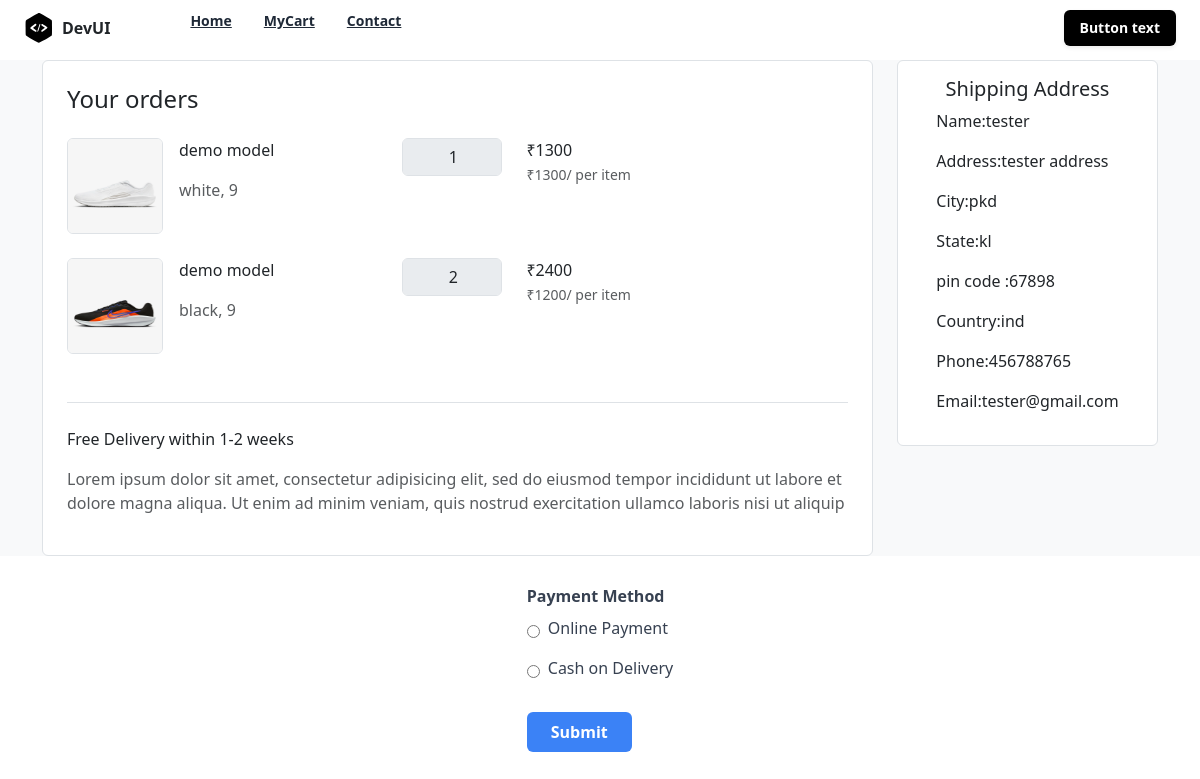
The app's page /checkout/ (signed in), older data.
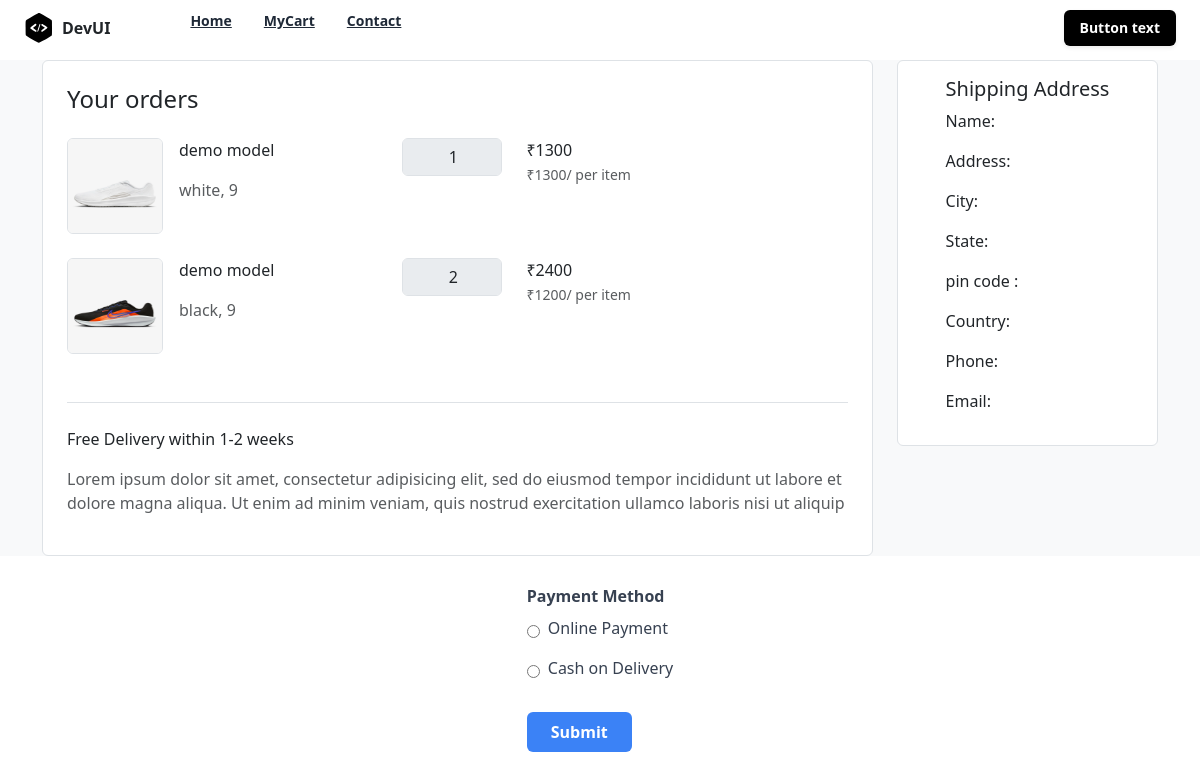
The same page, newer data.
### store/models.py (models this page shows)
class ShippingAddress(models.Model):
    user_object=models.ForeignKey(User,on_delete=models.CASCADE)
    full_name = models.CharField(max_length=200)
    street_address = models.CharField(max_length=1000)
    address_line_2 = models.CharField(max_length=255, blank=True, null=True)
    city = models.CharField(max_length=200)
    state = models.CharField(max_length=200)
    postal_code = models.CharField(max_length=20)
    country =models.CharField(max_length=200)
    phone_number = models.CharField(max_length=20)
    email = models.EmailField()
    created_date=models.DateTimeField(auto_now_add=True,null=True)
    updated_date=models.DateTimeField(auto_now=True,null=True)
    is_active=models.BooleanField(default=True)

### store/views.py (the view, shortened to what this page needs)
# urls.py: path('checkout/',views.CheckOutView.as_view(),name='checkout'),
class CheckOutView(View):
    def get(self,request,*args,**kwargs):
        qs=request.user.cart.cart_items.filter(is_order_placed=False)
        shipping_address=ShippingAddress.objects.filter(user_object=request.user).order_by('created_date').first()
        return render(request,'store/checkout.html',{'products':qs,"shipping":shipping_address})

### store/models.py (called while the page is built)
    def __str__(self):
        return self.title

### store/templates/store/checkout.html (shortened to what the changed rows need)
{%extends 'store/base.html'%}
{%block main_block%}
{%load static%}
<link rel="stylesheet" href="{%static 'css/my_cart.css'%}">
<link href="https://cdn.jsdelivr.net/npm/bootstrap@5.3.3/dist/css/bootstrap.min.css" rel="stylesheet">
  <section class="bg-light my-1">
    <div class="container">
      <div class="row">
        <div class="col-lg-3">
            <div class="card shadow-0 border">
              <div class="card-body">
                <div style="display: flex;flex-direction: column;flex-wrap: wrap;justify-content: center;align-content: center;"> <h5 align="center">Shipping Address</h5>
                    <div class="mb-3">Name:{{shipping.full_name}}</div>
                    <div class="mb-3">Address:{{shipping.street_address}}</div>
                    <div class="mb-3">City:{{shipping.city}}</div>
                    <div class="mb-3">State:{{shipping.state}}</div>
                    <div class="mb-3">pin code :{{shipping.postal_code}}</div>
                    <div class="mb-3">Country:{{shipping.country}}</div>
                    <div class="mb-3">Phone:{{shipping.phone_number}}</div>
                    <div class="mb-3">Email:{{shipping.email}}</div>
                  </div>
              </div>
            </div>
          </div>
      </div>
    </div>
  </section> <br>
{%endblock%}

Row changes from the older to the newer data that the page shows:
removed ShippingAddress: full_name "tester", street_address "tester address", city "pkd", state "kl", postal_code "67898", country "ind", phone_number "456788765", email "tester@gmail.com"
